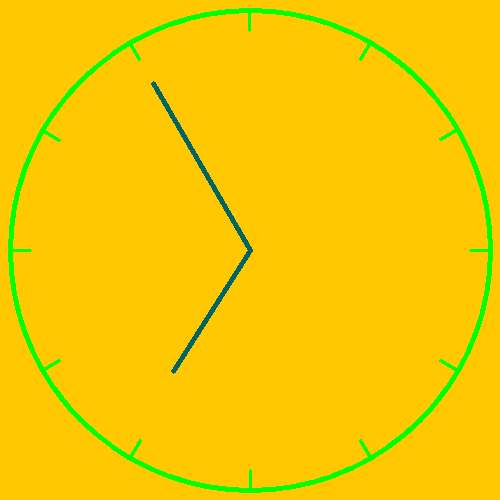
#> input picture Project1/What time is it/Data/clock1.png, 500 x 500 px
$ python -i detect_clock.py   (imports and definitions only)
#> lines starting #> are read from the running program, lines starting #| are printed output that depends on the picture
#> further down, picture is the input picture: shape (500, 500, 3); mean B, G, R 0.7, 201.1, 244.9
# coding: utf-8

import cv2
import numpy as np
import math
def detect_clock(image):
    edges = cv2.Canny(image, 50, 150)
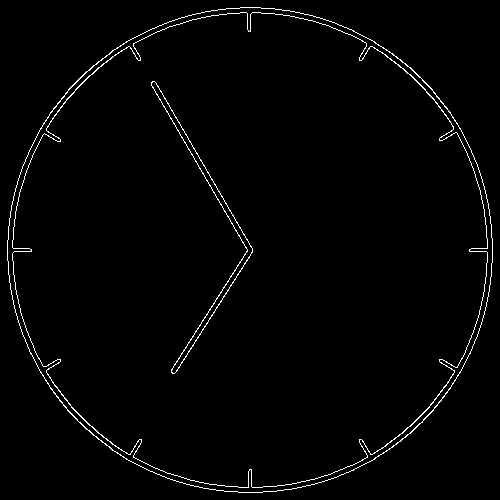
#> edges: shape (500, 500); 1.7% white in thin lines or dots

    circles = cv2.HoughCircles(
        edges,
        cv2.HOUGH_GRADIENT,
        dp=1,
        minDist=50,
        param1=30,
        param2=20,
        minRadius=238,
        maxRadius=243,
    )
#> circles = [[249.5, 249.5, 241.3]]

    if circles is None:
        print("No circle found")
        return None, None, None

    circles = np.uint16(np.around(circles))
#> circles = [[250, 250, 241]]
    circle = circles[0, 0]
#> circle = [250, 250, 241]
    x, y, r = circle
#> x = 250; y = 250; r = 241
    center = (x, y)
#> center = (250, 250)

    lines = cv2.HoughLinesP(
        edges, rho=1, theta=np.pi / 180, threshold=50, minLineLength=100, maxLineGap=10
    )
#> lines = [[151, 83, 250, 255], [156, 83, 252, 249], [174, 373, 252, 252], [171, 369, 242, 259]]

    if lines is None:
        print("No lines found")
        return None, None, None

    valid_lines = []

    for line in lines:
        x1, y1, x2, y2 = line[0]
        length1 = np.sqrt((x2 - x1) ** 2 + (y2 - y1) ** 2)
        mid_x1, mid_y1 = (x1 + x2) / 2, (y1 + y2) / 2
        dist_from_center1 = np.sqrt(
            (mid_x1 - center[0]) ** 2 + (mid_y1 - center[1]) ** 2
        )

        if dist_from_center1 < r / 2 and length1 > 100:
            angle1 = math.degrees(math.atan2(y2 - y1, x2 - x1))
            angle1 = (angle1 + 360) % 360
            is_parallel = False
            for j, line2 in enumerate(valid_lines):
                x3, y3, x4, y4 = line2[0]
                length2 = np.sqrt((x4 - x3) ** 2 + (y4 - y3) ** 2)
                angle2 = math.degrees(math.atan2(y4 - y3, x4 - x3))
                angle2 = (angle2 + 360) % 360

                if abs(angle1 - angle2) < 10 or abs(angle1 - angle2) > 350:
                    is_parallel = True
                    if length1 > length2:
                        valid_lines[j] = line
                    break
            if not is_parallel:
                valid_lines.append(line)
#> this loop made 4 passes
#> (x1, y1, x2, y2, length1, mid_x1, mid_y1, dist_from_center1) on passes 1 to 4: (151, 83, 250, 255, 198.5, 200.5, 169, 94.93), (156, 83, 252, 249, 191.8, 204, 166, 95.77), (174, 373, 252, 252, 144, 213, 312.5, 72.63), (171, 369, 242, 259, 130.9, 206.5, 314, 77.38)
#> after the loop, valid_lines = [[[151, 83, 250, 255]], [[174, 373, 252, 252]]]

    max_length1, max_length2 = 0, 0
    line_hour, line_minute = None, None

    for line in valid_lines:
        x1, y1, x2, y2 = line[0]
        length = np.sqrt((x2 - x1) ** 2 + (y2 - y1) ** 2)
        if length > max_length1:
            max_length2 = max_length1
            line_hour = line_minute
            line_minute = line
            max_length1 = length
        elif length > max_length2:
            max_length2 = length
            line_hour = line
#> this loop made 2 passes
#> (x1, y1, x2, y2, length, max_length2, max_length1) on pass 1: (151, 83, 250, 255, 198.5, 0, 198.5)
#> (x1, y1, x2, y2, length, max_length2) on pass 2: (174, 373, 252, 252, 144, 144)
#> after the loop, max_length1 = 198.5; max_length2 = 144

    return line_hour, line_minute, center

>>> import cv2
>>> picture = cv2.imread('../Data/clock1.png')
>>> result = detect_clock(picture)
#> result = ([[174, 373, 252, 252]], [[151, 83, 250, 255]], (250, 250))

$ run again, on Project1/What time is it/Data/clock2.png
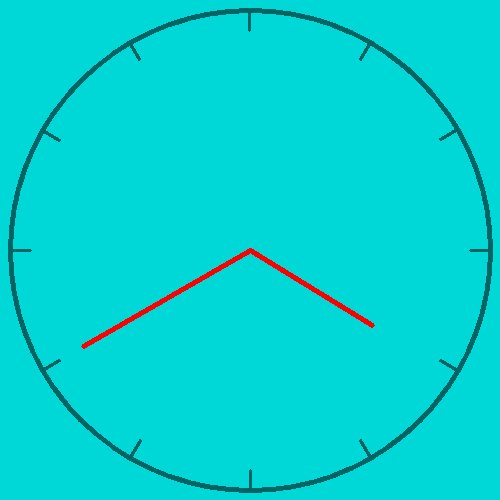
#> input picture Project1/What time is it/Data/clock2.png, 500 x 500 px
#> picture is the input picture: shape (500, 500, 3); mean B, G, R 209.8, 209.8, 1.7
#> in detect_clock, `edges = cv2.Canny(image, 50, 150)`:
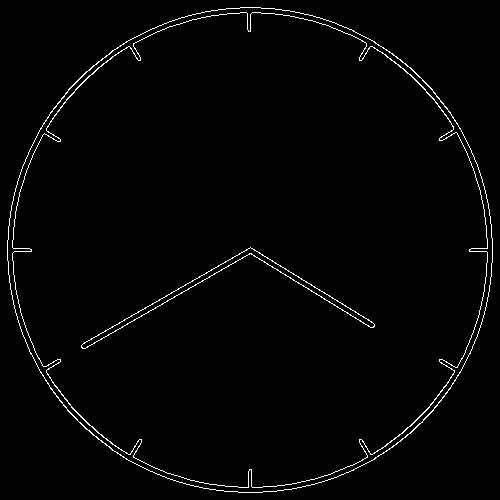
#> edges: shape (500, 500); 1.7% white in thin lines or dots
#> in detect_clock, `circles = cv2.HoughCircles( edges, cv2.HOUGH_GRADIENT, dp=1, minDist=5..`: circles = [[249.5, 249.5, 241.3]]
#> in detect_clock, `circles = np.uint16(np.around(circles))`: circles = [[250, 250, 241]]
#> circle = [250, 250, 241]
#> x = 250; r = 241
#> center = (250, 250)
#> lines = [[85, 348, 255, 250], [81, 345, 250, 247], [262, 255, 371, 321], [249, 253, 372, 327], [83, 348, 244, 256]]
#> the loop in detect_clock, `for line in lines:` made 5 passes
#> (x1, y1, x2, y2, length1, mid_x1, mid_y1, dist_from_center1) on passes 1 to 5: (85, 348, 255, 250, 196.2, 170, 299, 93.81), (81, 345, 250, 247, 195.4, 165.5, 296, 96.21), (262, 255, 371, 321, 127.4, 316.5, 288, 76.59), (249, 253, 372, 327, 143.5, 310.5, 290, 72.53), (83, 348, 244, 256, 185.4, 163.5, 302, 100.9)
#> after the loop in detect_clock, `for line in lines:`: valid_lines = [[[85, 348, 255, 250]], [[249, 253, 372, 327]]]
#> the loop in detect_clock, `for line in valid_lines:` made 2 passes
#> (x1, y1, x2, y2, length, max_length2, max_length1) on pass 1: (85, 348, 255, 250, 196.2, 0, 196.2)
#> after the loop in detect_clock, `for line in valid_lines:`: max_length1 = 196.2; max_length2 = 143.5
#> result = ([[249, 253, 372, 327]], [[85, 348, 255, 250]], (250, 250))

$ run again, on Project1/What time is it/Data/clock3.png
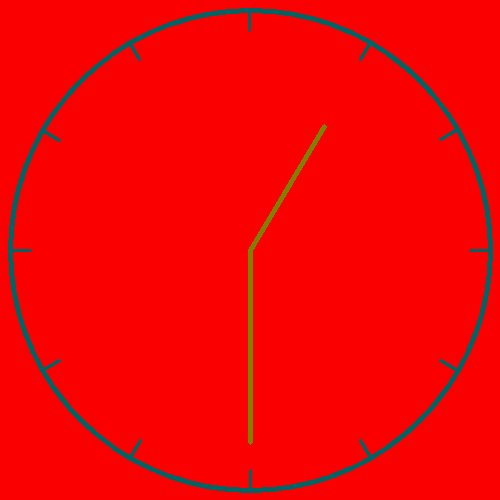
#> input picture Project1/What time is it/Data/clock3.png, 500 x 500 px
#> picture is the input picture: shape (500, 500, 3); mean B, G, R 3.3, 4.1, 241
#> in detect_clock, `edges = cv2.Canny(image, 50, 150)`:
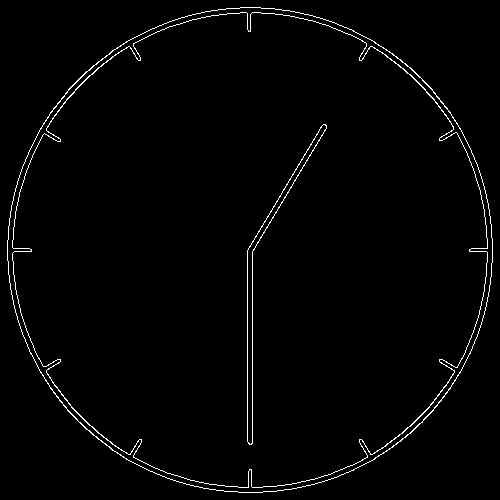
#> edges: shape (500, 500); 1.7% white in thin lines or dots
#> in detect_clock, `circles = cv2.HoughCircles( edges, cv2.HOUGH_GRADIENT, dp=1, minDist=5..`: circles = [[249.5, 249.5, 241.3]]
#> in detect_clock, `circles = np.uint16(np.around(circles))`: circles = [[250, 250, 241]]
#> circle = [250, 250, 241]
#> x = 250; r = 241
#> center = (250, 250)
#> lines = [[252, 443, 252, 241], [247, 441, 247, 250], [253, 250, 326, 128]]
#> the loop in detect_clock, `for line in lines:` made 3 passes
#> (x1, y1, x2, y2, length1, mid_x1, mid_y1, dist_from_center1) on passes 1 to 3: (252, 443, 252, 241, 202, 252, 342, 92.02), (247, 441, 247, 250, 191, 247, 345.5, 95.55), (253, 250, 326, 128, 142.2, 289.5, 189, 72.67)
#> after the loop in detect_clock, `for line in lines:`: valid_lines = [[[252, 443, 252, 241]], [[253, 250, 326, 128]]]
#> the loop in detect_clock, `for line in valid_lines:` made 2 passes
#> (x1, y1, x2, y2, length, max_length2, max_length1) on pass 1: (252, 443, 252, 241, 202, 0, 202)
#> after the loop in detect_clock, `for line in valid_lines:`: max_length1 = 202; max_length2 = 142.2
#> result = ([[253, 250, 326, 128]], [[252, 443, 252, 241]], (250, 250))

$ run again, on Project1/What time is it/Data/clock4.png
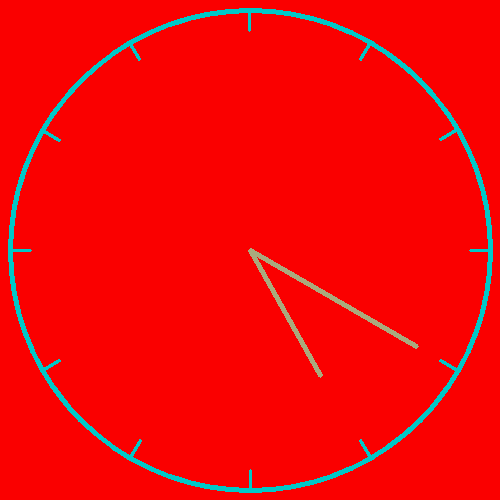
#> input picture Project1/What time is it/Data/clock4.png, 500 x 500 px
#> picture is the input picture: shape (500, 500, 3); mean B, G, R 7.4, 7.7, 241.3
#> in detect_clock, `edges = cv2.Canny(image, 50, 150)`:
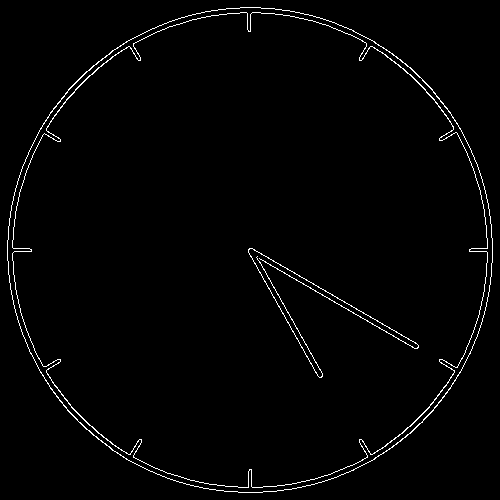
#> edges: shape (500, 500); 1.7% white in thin lines or dots
#> in detect_clock, `circles = cv2.HoughCircles( edges, cv2.HOUGH_GRADIENT, dp=1, minDist=5..`: circles = [[249.5, 249.5, 241.3]]
#> in detect_clock, `circles = np.uint16(np.around(circles))`: circles = [[250, 250, 241]]
#> circle = [250, 250, 241]
#> x = 250; r = 241
#> center = (250, 250)
#> lines = [[248, 251, 416, 348], [251, 248, 417, 344], [257, 258, 322, 375], [248, 252, 317, 375]]
#> the loop in detect_clock, `for line in lines:` made 4 passes
#> (x1, y1, x2, y2, length1, mid_x1, mid_y1, dist_from_center1) on passes 1 to 4: (248, 251, 416, 348, 194, 332, 299.5, 95.78), (251, 248, 417, 344, 191.8, 334, 296, 95.77), (257, 258, 322, 375, 133.8, 289.5, 316.5, 77.35), (248, 252, 317, 375, 141, 282.5, 313.5, 71.33)
#> after the loop in detect_clock, `for line in lines:`: valid_lines = [[[248, 251, 416, 348]], [[248, 252, 317, 375]]]
#> the loop in detect_clock, `for line in valid_lines:` made 2 passes
#> (x1, y1, x2, y2, length, max_length2, max_length1) on pass 1: (248, 251, 416, 348, 194, 0, 194)
#> after the loop in detect_clock, `for line in valid_lines:`: max_length1 = 194; max_length2 = 141
#> result = ([[248, 252, 317, 375]], [[248, 251, 416, 348]], (250, 250))
